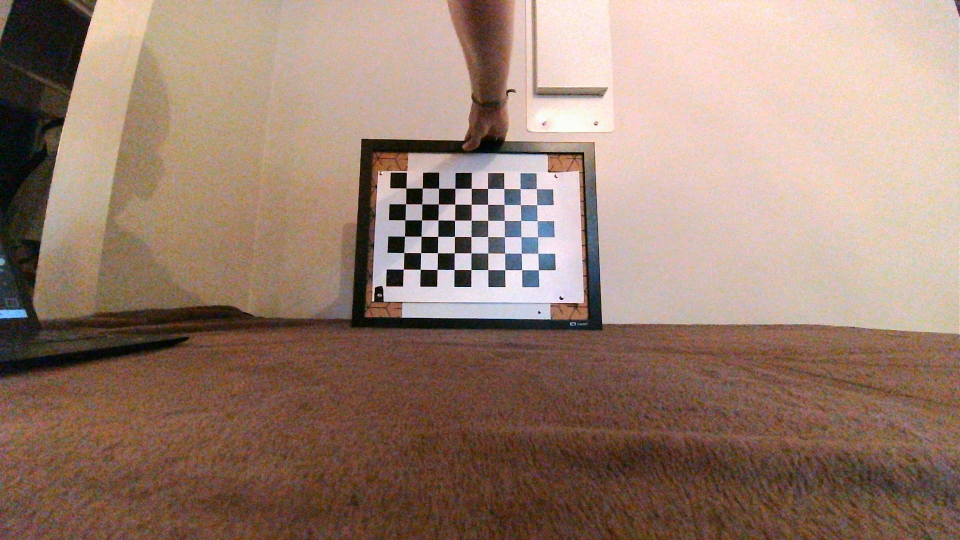
#> input picture Devoir2/calib_images_appart/left_01.jpg, 1920 x 1080 px, found by its file name (shown at 1/2 size)
$ python mise_en_correspondance.py
#> lines starting #> are read from the running program, lines starting #| are printed output that depends on the picture
import cv2
import numpy as np

def detecter_visage(img, marge=0.3):
    """Détecte le plus grand visage dans l'image et retourne une zone
    (x, y, w, h) avec une marge supplémentaire.
    """
    gray = cv2.cvtColor(img, cv2.COLOR_BGR2GRAY)

    face_cascade = cv2.CascadeClassifier(cv2.data.haarcascades + "haarcascade_frontalface_default.xml")
    visages = face_cascade.detectMultiScale(
        gray,
        scaleFactor=1.1,
        minNeighbors=5,
        minSize=(80, 80)
    )

    x, y, w, h = visages[0]

    # Ajout d'une marge autour du visage détecté
    mx = int(w * marge)
    my = int(h * marge)

    h_img, w_img = img.shape[:2]
    x0 = max(0, x - mx)
    y0 = max(0, y - my)
    x1 = min(w_img, x + w + mx)
    y1 = min(h_img, y + h + my)

    return x0, y0, x1 - x0, y1 - y0

# [196 lines left out: functions detecteur_harris, correlation_normalisee, matrice_fondamentale, ransac, distance_sampson, dessiner_correspondances, not called in this run]


if __name__ == "__main__" :

    img_g = cv2.imread("visage/charles/left_01.jpg")
#> img_g is the input picture: shape (1080, 1920, 3); mean B, G, R 112.7, 127.3, 153.4
    img_d = cv2.imread("visage/charles/right_01.jpg")
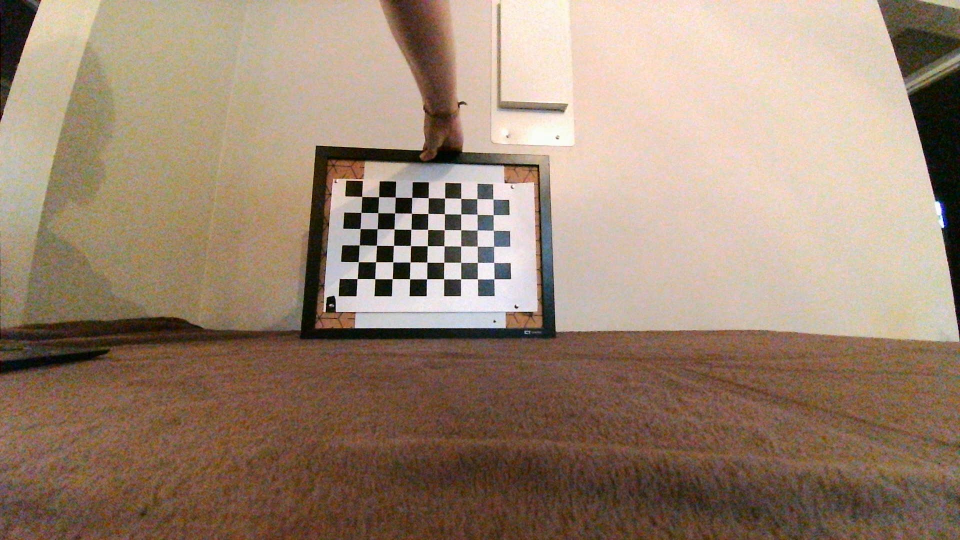
#> input picture Devoir2/calib_images_appart/right_01.jpg, 1920 x 1080 px, found by its file name (shown at 1/2 size)
#> img_d is the input picture: shape (1080, 1920, 3); mean B, G, R 114.5, 133.6, 155.9

    # Restreint la mise en correspondance au visage
    region_gauche = detecter_visage(img_g, marge=0.3)
#> in detecter_visage, `gray = cv2.cvtColor(img, cv2.COLOR_BGR2GRAY)`:
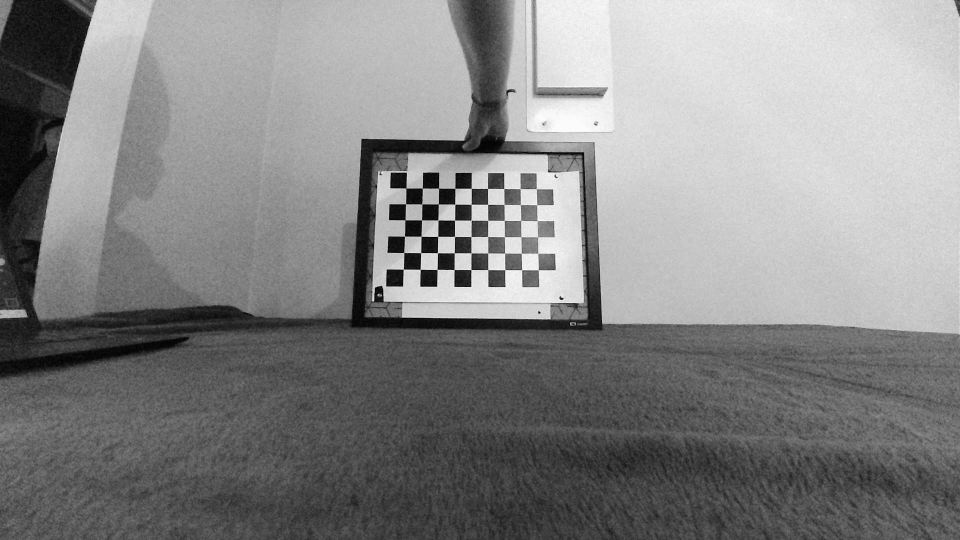
#> gray: shape (1080, 1920) (shown at 1/2 size); min 0, max 254, mean 133.5
#> in detecter_visage, `visages = face_cascade.detectMultiScale( gray, scaleFactor=1.1, minNei..`: visages = ()
#> (the run stopped early here; a loop or call above may not have finished)
